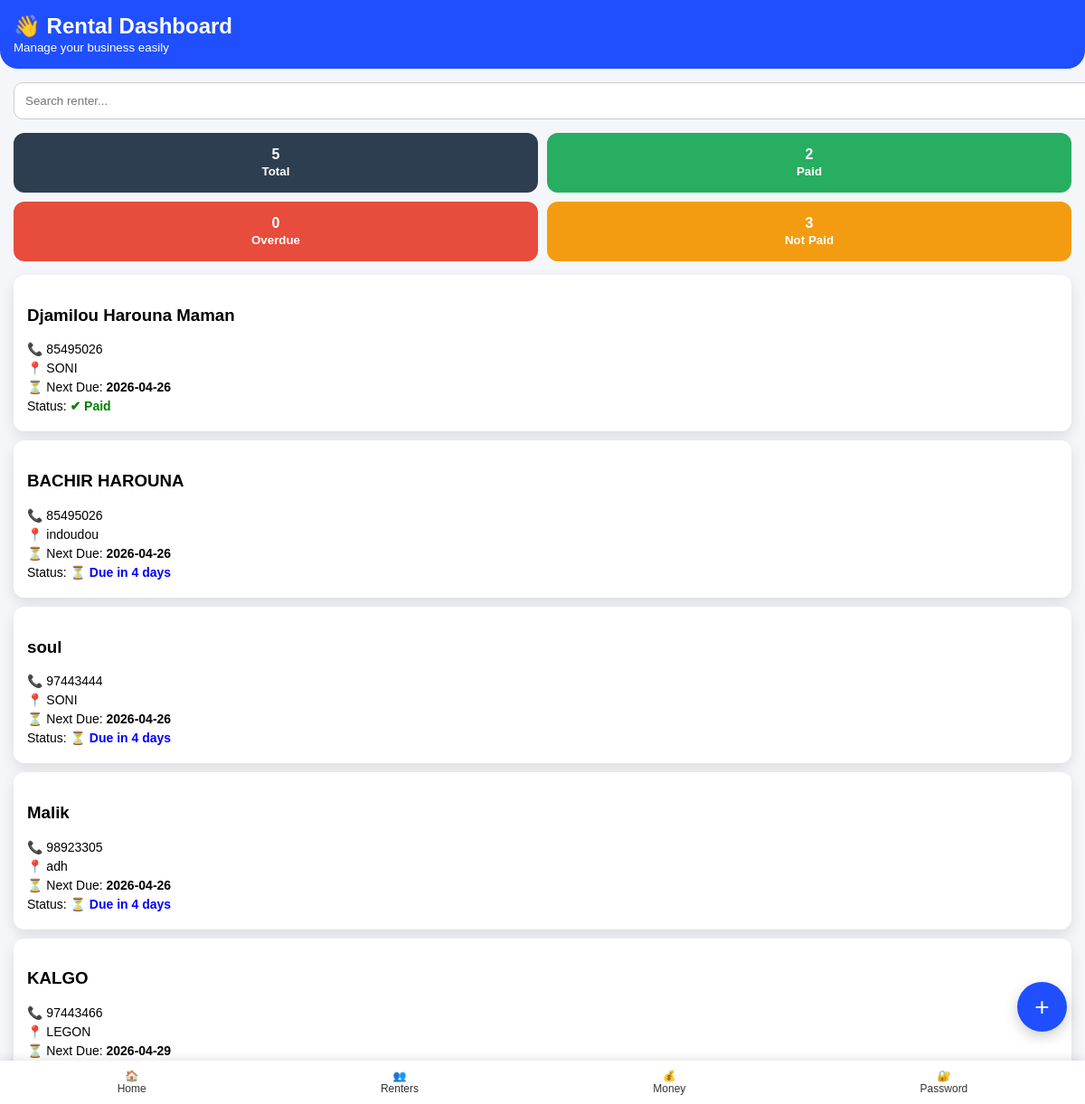
The app's page /dashboard (signed in) with its own data.
### tables this page shows
CREATE TABLE renters (
            id INTEGER PRIMARY KEY AUTOINCREMENT,
            name TEXT,
            phone TEXT,
            address TEXT,
            barrow TEXT,
            start_date TEXT,
            due_date TEXT,
            paid TEXT,
            last_payment_date TEXT   
        );

### app.py (the view, shortened to what this page needs)
@app.route("/dashboard")
def dashboard():
    if "user" not in session:
        return redirect("/login")
    search = request.args.get("search")
    filter_status = request.args.get("filter")
    conn = sqlite3.connect("database.db")
    c = conn.cursor()
    if search:
        c.execute("""
            SELECT * FROM renters
            WHERE name LIKE ? OR phone LIKE ? OR address LIKE ?
        """, (f"%{search}%", f"%{search}%", f"%{search}%"))
    else:
        c.execute("SELECT * FROM renters")
    renters = c.fetchall()
    conn.close()
    updated_renters = []
    today = datetime.now().date()
    paid_count = 0
    overdue_count = 0
    not_paid_count = 0
    for r in renters:
        start_date = datetime.strptime(r[5], "%Y-%m-%d").date()
        days_passed = (today - start_date).days
        weeks_passed = days_passed // 7
        current_due = start_date + timedelta(days=(weeks_passed + 1) * 7)
        conn = sqlite3.connect("database.db")
        c = conn.cursor()
        c.execute("""
            SELECT payment_date FROM payments
            WHERE renter_id=?
            ORDER BY payment_date DESC LIMIT 1
        """, (r[0],))
        last = c.fetchone()
        conn.close()
        last_payment_date = None
        if last:
            last_payment_date = datetime.strptime(last[0], "%Y-%m-%d").date()
        cycle_start = current_due - timedelta(days=7)
        if last_payment_date and cycle_start <= last_payment_date <= current_due:
            status = "Paid"
            paid_count += 1
        elif today > current_due:
            status = f"LATE by {(today - current_due).days} days"
            overdue_count += 1
        elif today == current_due:
            status = "DUE TODAY"
            not_paid_count += 1
        else:
            status = f"Due in {(current_due - today).days} days"
            not_paid_count += 1
        updated_renters.append(r + (current_due.strftime("%Y-%m-%d"), status))
    return render_template(
        "index.html",
        renters=updated_renters,
        total=len(renters),
        paid=paid_count,
        overdue=overdue_count,
        not_paid=not_paid_count
    )

### templates/index.html (shortened to what this page needs)
<!DOCTYPE html>
<html>
<head>
</head>
<body>
<div class="header">
    <h2 style="margin:0;">👋 Rental Dashboard</h2>
    <small>Manage your business easily</small>
</div>
<form method="GET" action="/dashboard" class="search">
    <input type="text" name="search" placeholder="Search renter...">
</form>
<div class="stats">
    <a href="/dashboard" style="text-decoration:none;">
        <div class="card-stat total">
            <div>{{ total }}</div>
            <small>Total</small>
        </div>
    </a>
    <a href="/dashboard?filter=paid" style="text-decoration:none;">
        <div class="card-stat paid-bg">
            <div>{{ paid }}</div>
            <small>Paid</small>
        </div>
    </a>
    <a href="/dashboard?filter=overdue" style="text-decoration:none;">
        <div class="card-stat overdue-bg">
            <div>{{ overdue }}</div>
            <small>Overdue</small>
        </div>
    </a>
    <a href="/dashboard?filter=notpaid" style="text-decoration:none;">
        <div class="card-stat notpaid">
            <div>{{ not_paid }}</div>
            <small>Not Paid</small>
        </div>
    </a>
</div>
{% for r in renters %}
<div class="card">
    <h3>{{ r[1] }}</h3>
    <div class="info">📞 {{ r[2] }}</div>
    <div class="info">📍 {{ r[3] }}</div>
    <div class="info">
        ⏳ Next Due: <strong>{{ r[9] }}</strong>
    </div>
    <div class="info">
        Status:
        {% if "Paid" in r[10] %}
            <span style="color:green; font-weight:bold;">✔ Paid</span>
        {% elif "LATE" in r[10] %}
            <span style="color:red; font-weight:bold;">❌ {{ r[10] }}</span>
        {% elif "DUE TODAY" in r[10] %}
            <span style="color:orange; font-weight:bold;">⚠ Due Today</span>
        {% else %}
            <span style="color:blue; font-weight:bold;">⏳ {{ r[10] }}</span>
        {% endif %}
    </div>
</div>
{% endfor %}
<a href="/add" class="add-btn">+</a>
<div class="bottom-nav">
    <a href="/home">🏠<br>Home</a>
    <a href="/renters">👥<br>Renters</a>
    <a href="/money">💰<br>Money</a>
    <a href="/verify-user">🔐<br>Password</a>
</div>
</body>
</html>

### templates/index.html (style rules this page uses)
body { margin: 0; font-family: Arial; background: #f4f6f9; }
.header { background: #1f4fff; color: white; padding: 15px; border-bottom-left-radius: 20px; border-bottom-right-radius: 20px; }
.search { margin: 15px; }
.search input { width: 100%; padding: 12px; border-radius: 10px; border: 1px solid #ccc; }
.stats { display: grid; grid-template-columns: repeat(2, 1fr); gap: 10px; margin: 15px; }
.card-stat { padding: 15px; border-radius: 12px; color: white; text-align: center; font-weight: bold; }
.total { background: #2c3e50; }
.paid-bg { background: #27ae60; }
.overdue-bg { background: #e74c3c; }
.notpaid { background: #f39c12; }
.card { background: white; margin: 10px 15px; padding: 15px; border-radius: 12px; box-shadow: 0 6px 15px rgba(0,0,0,0.1); }
.info { font-size: 14px; margin: 5px 0; }
.add-btn { position: fixed; bottom: 80px; right: 20px; background: #1f4fff; color: white; width: 55px; height: 55px; border-radius: 50%; text-align: center; line-height: 55px; font-size: 28px; text-decoration: none; box-shadow: 0 5px 15px rgba(0,0,0,0.2); }
.bottom-nav { position: fixed; bottom: 0; left: 0; right: 0; background: white; display: flex; justify-content: space-around; padding: 10px 0; box-shadow: 0 -2px 10px rgba(0,0,0,0.1); font-size: 12px; }
.bottom-nav a { text-decoration: none; color: #333; text-align: center; }

### records on screen
renters: name "Djamilou Harouna Maman", phone "85495026", address "SONI", due_date "2026-04-26", shows "✔ Paid"
renters: name "BACHIR HAROUNA", phone "85495026", address "indoudou", due_date "2026-04-26", r "Due in 4 days"
renters: name "soul", phone "97443444", address "SONI", due_date "2026-04-26", r "Due in 4 days"
renters: name "Malik", phone "98923305", address "adh", due_date "2026-04-26", r "Due in 4 days"
renters: name "KALGO", phone "97443466", address "LEGON", due_date "2026-04-29"

### other values on screen
{{ total }} "5"
{{ paid }} "2"
{{ overdue }} "0"
{{ not_paid }} "3"
